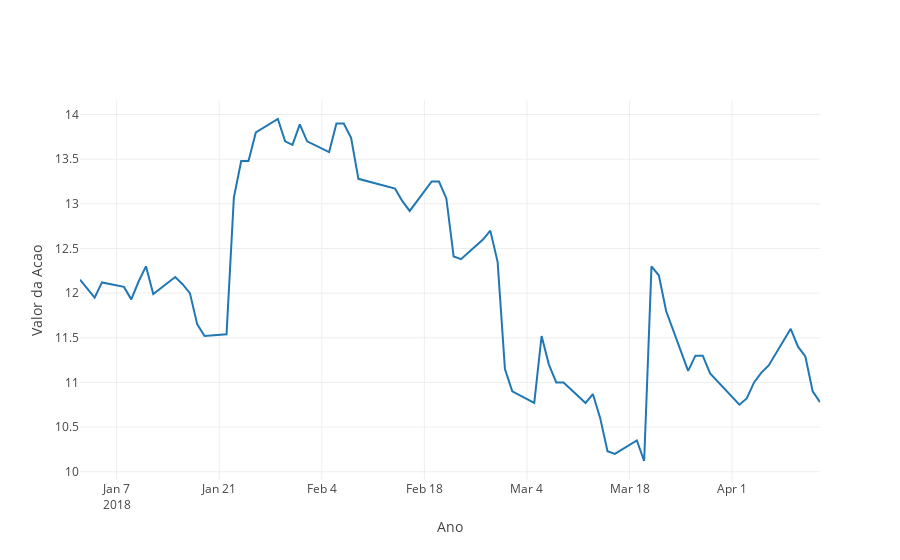

Notebook cell for this chart:
### Markdown cell above
**Visualização de dados**

### Code cell
x1=dataset.Date
y1=dataset.Close
data = [go.Scatter(x=x1, y=y1)]
#data = [go.Scatter(x=dataset.Date, y=dataset.Close)]
layout = go.Layout(
    xaxis=dict(
        range=['01-01-2018','13-04-2018'],
        title='Ano'              
    ),
    yaxis=dict(
        range=[min(x1), max(y1)],
        title='Valor da Acao'
    ))
fig = go.Figure(data = data, layout = layout)
py.iplot(fig)
